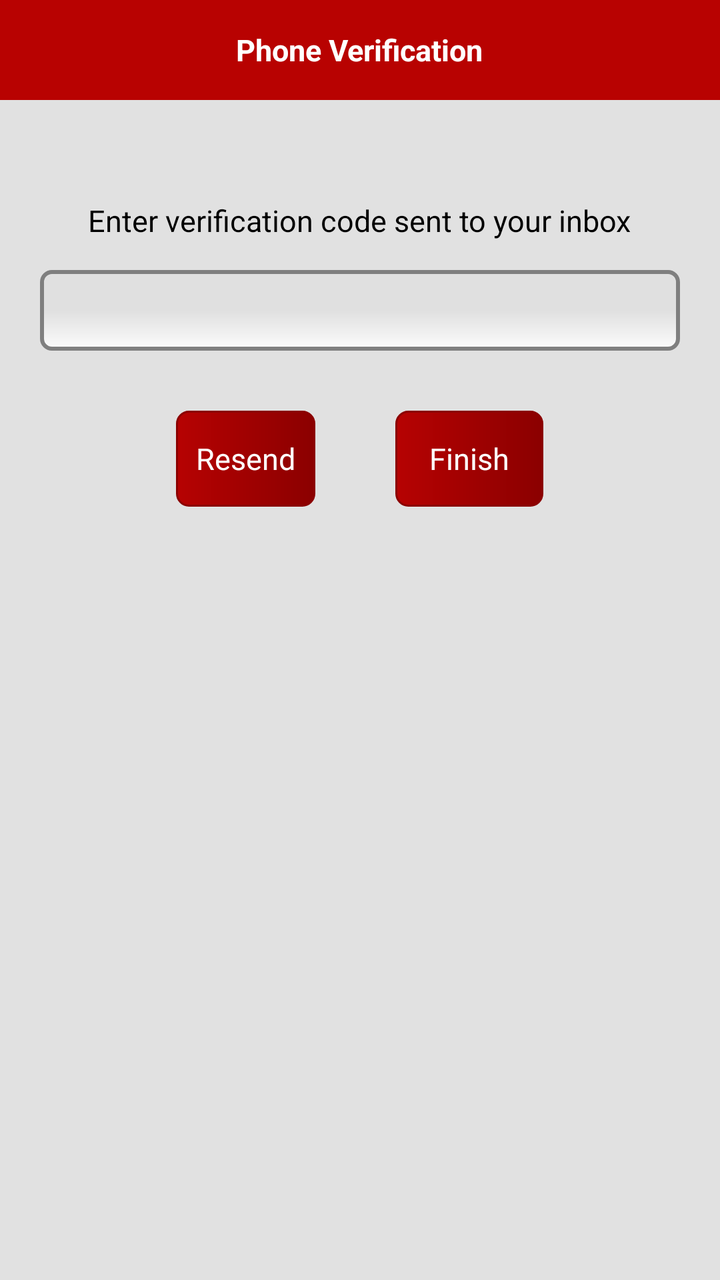
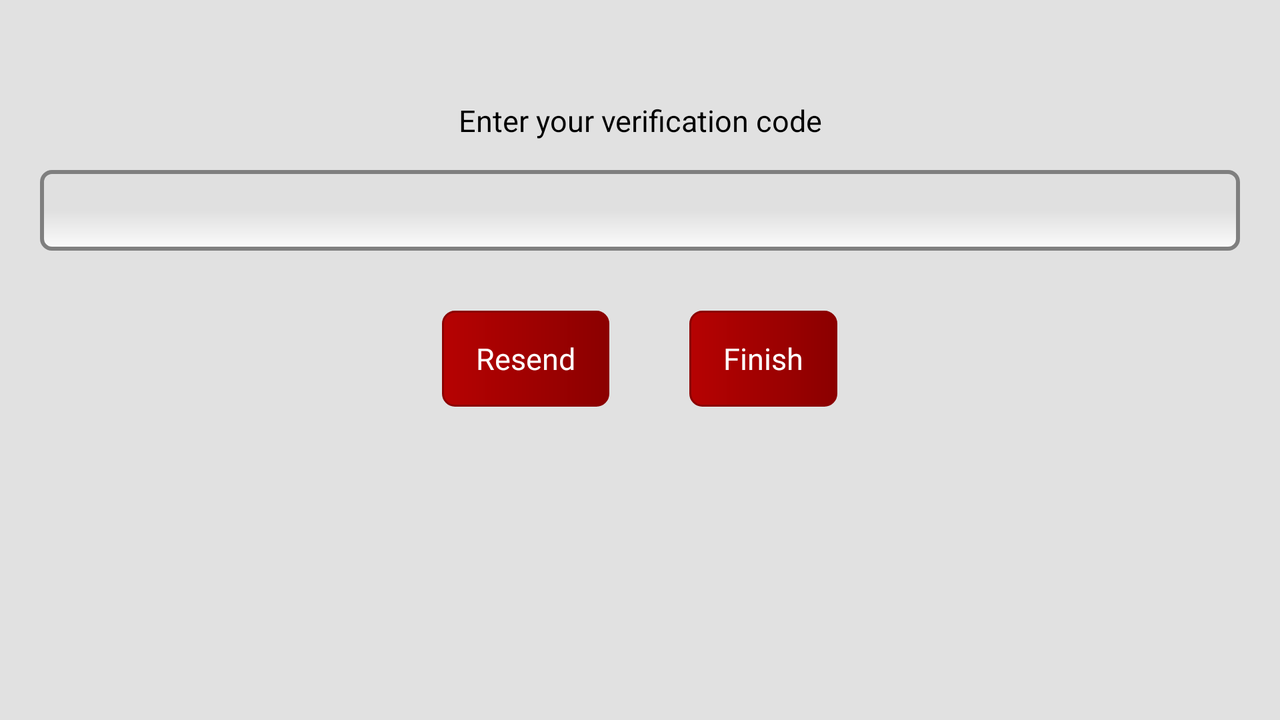

Two renders of one Android screen. The first uses the default layout on a phone; the second uses the alternative layout the repository ships for a different screen configuration, on a matching device. The two XML files are below.
<!-- AndroidManifest.xml: application theme CustomActionBarTheme -->
<!-- res/layout/phone_verification.xml -->
<?xml version="1.0" encoding="utf-8"?>

<RelativeLayout xmlns:android="http://schemas.android.com/apk/res/android"
    android:layout_width="match_parent"
    android:layout_height="match_parent"
    android:background="#E1E1E1" >

    
    
    
      <RelativeLayout
        android:id="@+id/header"
        android:layout_width="match_parent"
        android:layout_height="50dip"
        android:layout_alignParentTop="true"
        android:background="#0170a8"
        android:gravity="center" >

      <LinearLayout 
           android:layout_width="match_parent"
          android:layout_height="50dip"
           android:orientation="horizontal"
            android:background="#b80201"
            android:gravity="center"
           >
           

           <TextView
               android:id="@+id/tech_header"
               android:layout_width="wrap_content"
               android:layout_height="match_parent"
               android:layout_margin="10dp"
               android:layout_marginTop="21dp"
               android:gravity="center"
                android:text="Phone Verification"
               android:textColor="#fff"
               android:textSize="15sp"
               android:textStyle="bold"
               
               />
               </LinearLayout>
    </RelativeLayout>
<RelativeLayout
                       android:layout_width="match_parent"
    					android:layout_height="match_parent"
    					android:layout_centerInParent="true"
    					android:background="@android:color/transparent"
   						
    					android:gravity="center"
    					>
                  <WebView
    						android:id="@+id/web"
    					android:layout_width="40dp"
    					android:layout_height="wrap_content"
    					android:visibility="gone"
    					android:background="@android:color/transparent"
   						
   						android:layout_centerInParent="true"
    />
                  </RelativeLayout>
      
    <RelativeLayout
        android:layout_width="fill_parent"
        android:layout_height="wrap_content"
        android:layout_below="@+id/header"
        android:layout_marginTop="80dp" >

        <EditText
            android:id="@+id/edit_verification_code"
            android:layout_width="match_parent"
            android:layout_height="wrap_content"
            android:layout_centerHorizontal="true"
            android:layout_marginLeft="20dp"
            android:layout_marginRight="20dp"
            android:layout_marginTop="5dp"
            
            android:background="@drawable/registeration_border"
            android:ems="10"
            android:inputType="number"
            android:padding="10dp"
            android:textSize="15sp" />
        <LinearLayout 
            android:layout_width="fill_parent"
            android:layout_height="wrap_content"
            android:orientation="horizontal"
            android:layout_below="@id/edit_verification_code"
            android:layout_marginLeft="30dp"
            android:layout_marginRight="30dp"
            android:gravity="center"
            android:layout_marginTop="30dp"
            >
<Button
            android:id="@+id/resend"
            android:layout_width="wrap_content"
            android:layout_height="wrap_content"
           
            android:layout_below="@id/edit_verification_code"
            android:gravity="center"
            
            android:background="@drawable/button"
            android:paddingBottom="5dp"
            android:paddingTop="5dp"
            android:paddingLeft="10dp"
            android:paddingRight="10dp"
            android:text="Resend"
            android:textColor="#FFFFFF"
            android:textSize="15sp" />
        <Button
            android:id="@+id/finish"
            android:layout_width="wrap_content"
            android:layout_height="wrap_content"
            android:layout_alignRight="@id/resend"
            android:layout_below="@id/edit_verification_code"
            android:layout_marginLeft="40dp"
            android:gravity="center"
            android:background="@drawable/button"
            android:paddingBottom="5dp"
            android:paddingTop="5dp"
            android:paddingLeft="17dp"
            android:paddingRight="17dp"
            android:text="Finish"
            android:textColor="#FFFFFF"
            android:textSize="15sp" />
        </LinearLayout>
    </RelativeLayout>

    <TextView
        android:id="@+id/verificationcode"
        android:layout_width="wrap_content"
        android:layout_height="wrap_content"
        android:layout_below="@+id/header"
        android:layout_centerHorizontal="true"
        android:layout_marginTop="50dp"
        android:inputType="textMultiLine"
        android:gravity="center"
        android:text="Enter verification code sent to your inbox"
        android:textColor="#000000"
        android:textSize="15dp" />

</RelativeLayout>
<!-- resources referenced by this layout -->
<resources>
  <!-- drawable button (drawable-hdpi) -->
  <?xml version="1.0" encoding="utf-8"?>
  
  <shape xmlns:android="http://schemas.android.com/apk/res/android" android:shape="rectangle">
      <gradient
          
          android:startColor="#b60202"
          android:endColor="#8b0000"
          
          android:type="linear"/>
    
    
   <stroke
            android:width="1dp"
            android:color="#8b0000" />
        <corners
            android:radius="6dp" />   
        
  </shape>
  <!-- drawable registeration_border (drawable-hdpi) -->
  <shape xmlns:android="http://schemas.android.com/apk/res/android" android:shape="rectangle" >
    <gradient 
        android:startColor="#FBFBFB"
        android:centerColor="#E0E0E0"
        android:endColor="#E0E0E0"
        android:angle="90"
        />
    <corners 
        android:radius="5dp"
        />
     <stroke android:width="2dp" android:color="#7F7F7F"/>
  </shape>
  <style name="CustomActionBarTheme" parent="@android:style/Theme.Holo.Light.DarkActionBar">
          <item name="android:actionBarStyle">@style/MyActionBar</item>
          
      </style>
  <style name="MyActionBar" parent="@android:style/Widget.Holo.Light.ActionBar.Solid.Inverse">
        <item name="android:activatedBackgroundIndicator">@drawable/listclick</item>
          
        <item name="android:actionBarStyle">@style/MyActionBar</item>
         <item name="android:background">#b80201</item>
          <item name="android:actionMenuTextColor">@color/color_accent</item>
          <item name="android:displayOptions">showHome|homeAsUp|showTitle</item>
          
          <item name="android:gravity">center</item>
  
  <item name="android:icon">@android:color/transparent</item> 
          
      </style>
  <!-- drawable listclick (drawable-hdpi) -->
  <?xml version="1.0" encoding="utf-8"?>
  
  <selector xmlns:android="http://schemas.android.com/apk/res/android">
      <item android:state_focused="true" android:drawable="@color/red" /> 
      <item android:state_focused="true" android:state_pressed="true" android:drawable="@color/red" /> 
      <item android:state_pressed="true" android:drawable="@color/red" /> 
   <item android:state_activated="true" android:drawable="@color/red"/>
  <item android:drawable="@android:color/transparent" />
  </selector>
  <color name="color_accent">#4CAF50</color>
  <color name="red">#b60202</color>
</resources>
<!-- res/layout-land/phone_verification.xml (the repository's variant of the layout above) -->
<!-- drawn on the phone turned sideways -->
<?xml version="1.0" encoding="utf-8"?>

<RelativeLayout xmlns:android="http://schemas.android.com/apk/res/android"
    android:layout_width="match_parent"
    android:layout_height="match_parent"
    android:background="#E1E1E1" >


    <RelativeLayout
        android:layout_width="fill_parent"
        android:layout_height="wrap_content"
        android:layout_below="@+id/header"
        android:layout_marginTop="80dp" >

        <EditText
            android:id="@+id/edit_verification_code"
            android:layout_width="match_parent"
            android:layout_height="wrap_content"
            android:layout_centerHorizontal="true"
            android:layout_marginLeft="20dp"
            android:layout_marginRight="20dp"
            android:layout_marginTop="5dp"
            android:background="@drawable/registeration_border"
            android:ems="10"
            android:inputType="text"
            android:padding="10dp"
            android:textSize="15sp" />
        <LinearLayout 
            android:layout_width="fill_parent"
            android:layout_height="wrap_content"
            android:orientation="horizontal"
            android:layout_below="@id/edit_verification_code"
            android:layout_marginLeft="30dp"
            android:layout_marginRight="30dp"
            android:gravity="center"
            android:layout_marginTop="30dp"
            >
<Button
            android:id="@+id/resend"
            android:layout_width="wrap_content"
            android:layout_height="wrap_content"
            android:layout_below="@id/edit_verification_code"
            
            android:background="@drawable/button"
            android:paddingBottom="10dp"
            android:paddingTop="10dp"
            android:paddingLeft="17dp"
            android:paddingRight="17dp"
            android:text="Resend"
            android:textColor="#FFFFFF"
            android:textSize="15sp" />
        <Button
            android:id="@+id/finish"
            android:layout_width="wrap_content"
            android:layout_height="wrap_content"
            android:layout_alignRight="@id/resend"
            android:layout_below="@id/edit_verification_code"
            android:layout_marginLeft="40dp"
            
            android:background="@drawable/button"
            android:paddingBottom="10dp"
            android:paddingTop="10dp"
            android:paddingLeft="17dp"
            android:paddingRight="17dp"
            android:text="Finish"
            android:textColor="#FFFFFF"
            android:textSize="15sp" />
        </LinearLayout>
    </RelativeLayout>

    <TextView
        android:id="@+id/verificationcode"
        android:layout_width="wrap_content"
        android:layout_height="wrap_content"
        android:layout_below="@+id/header"
        android:layout_centerHorizontal="true"
        android:layout_margin="50dp"
        android:layout_marginTop="70dp"
        android:gravity="center"
        android:text="Enter your verification code"
        android:textColor="#000000"
        android:textSize="15sp" />

</RelativeLayout>
